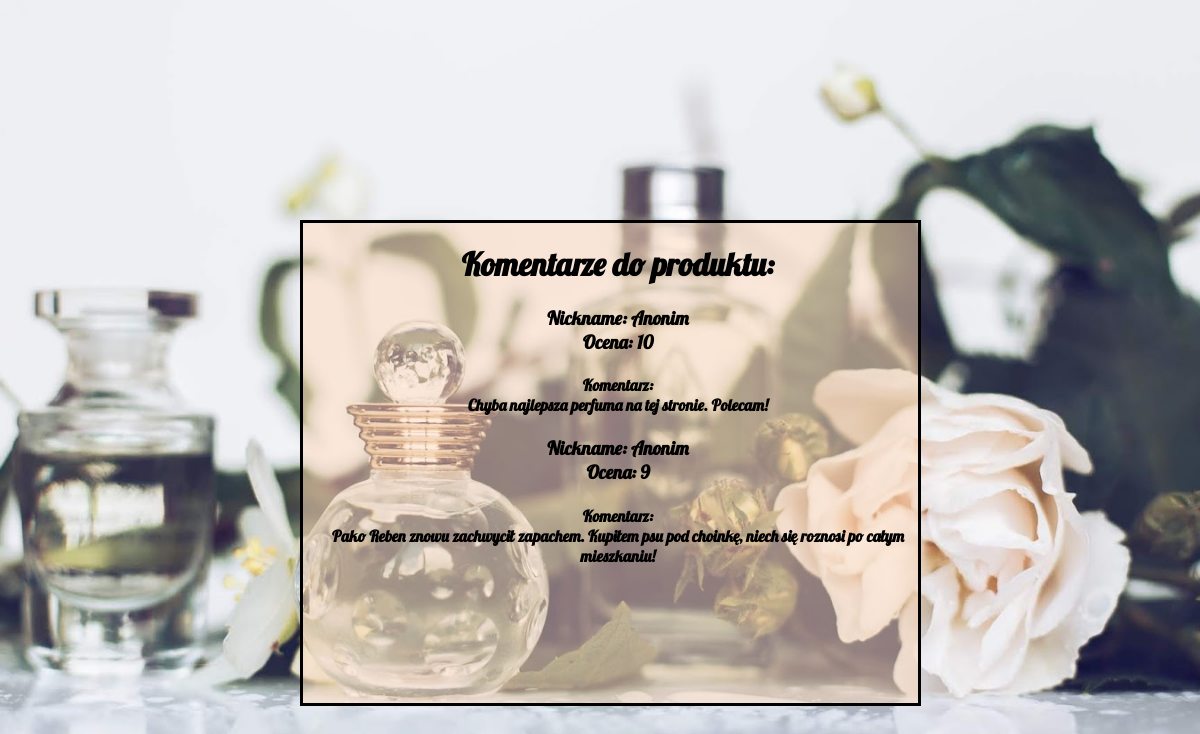
The page /products/3/comments on the database its author committed.
### sklep/models.py (models this page shows)
class Comment(models.Model):
    grade = models.IntegerField(default=0, validators=[
            MaxValueValidator(10),
            MinValueValidator(1)
        ])
    comment = models.CharField(max_length=300)
    nickname = models.CharField(max_length=50, default = "Anonim")
    product = models.ForeignKey(Product, on_delete=models.CASCADE, blank=True, null=True)

### sklep/views.py (the view)
# urls.py: path("products/<int:product_id>/comments", views.comments_detail)
def comments_detail(request, product_id):
    product_comments = []
    comments = list(Comment.objects.order_by('id'))
    for comment in comments:
        if comment.product is not None and comment.product.id == product_id:
            product_comments.append(comment)
    context = {'comments': product_comments,
               'product_id': product_id}
    return render(request, "sklep/comments.html", context)

### sklep/templates/sklep/comments.html
{% extends "sklep/base.html" %}
    {% block content %}
{%if comments%}
    <h1>Komentarze do produktu:</h1>
    {%for comment in comments%}
    <h3>
        Nickname: {{comment.nickname}}   <br>Ocena: {{comment.grade}}
    </h3>
    <h4>
        Komentarz: <br>{{comment.comment}}
    </h4>
{%endfor%}
{%else%}
    <h2>Brak komentarzy do produktu!</h2>
<h3>
    <br> <a href = /products/{{product_id}}/comment> Dodaj komentarz! </a>
</h3>
{%endif%}
    {% endblock %}

### sklep/templates/sklep/base.html (style rules this page uses)
body { background-image: url('tlo.png'); align-content:center; background-size: cover; background-position: center; background-repeat: no-repeat; background-attachment: fixed; font-family: 'Lobster', cursive; }

### rows shown on the page
Comment: nickname "Anonim", grade "10", comment "Chyba najlepsza perfuma na tej stronie. Polecam!"
Comment: nickname "Anonim", grade "9", comment "Pako Reben znowu zachwycił zapachem. Kupiłem psu pod choinkę, niech się roznosi po całym mieszkaniu!"
